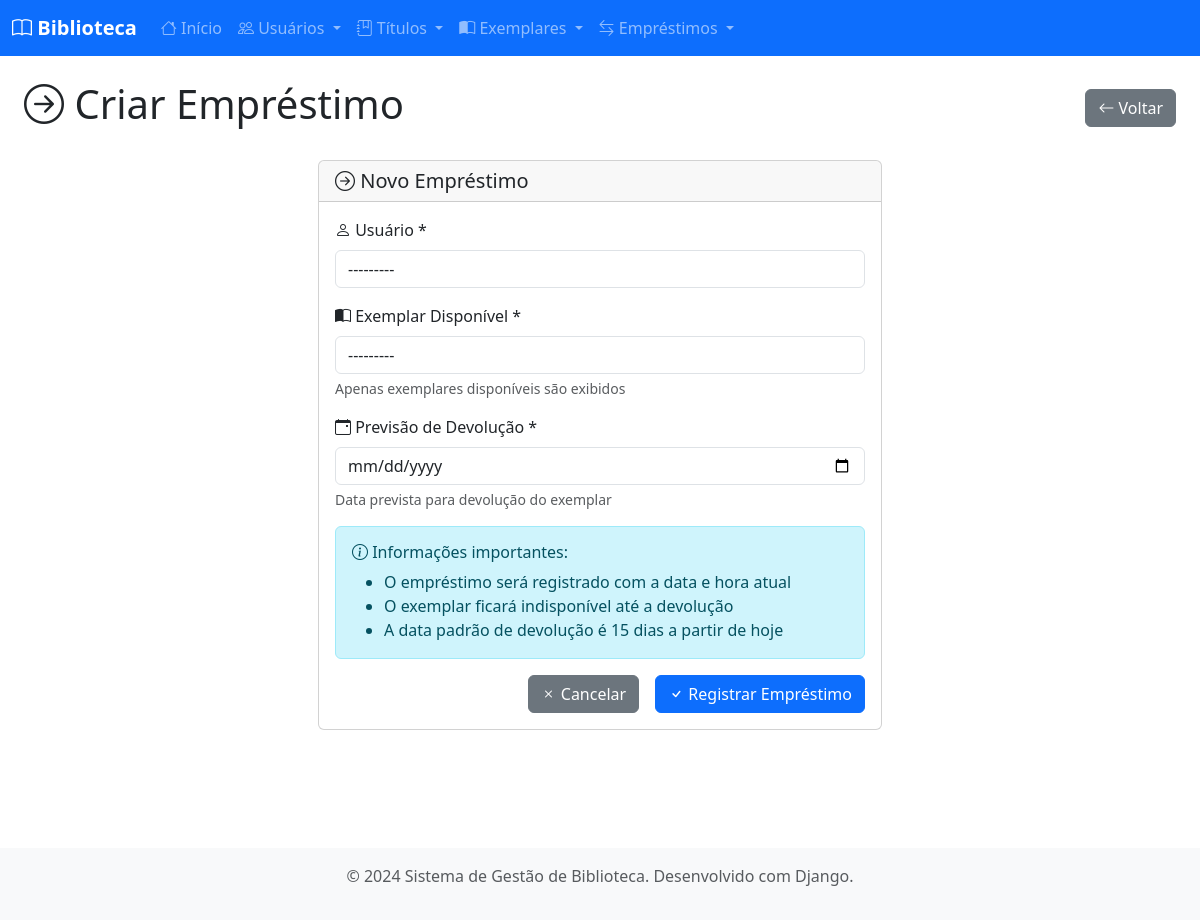
The page /emprestimos/novo/ on the database as committed earlier.
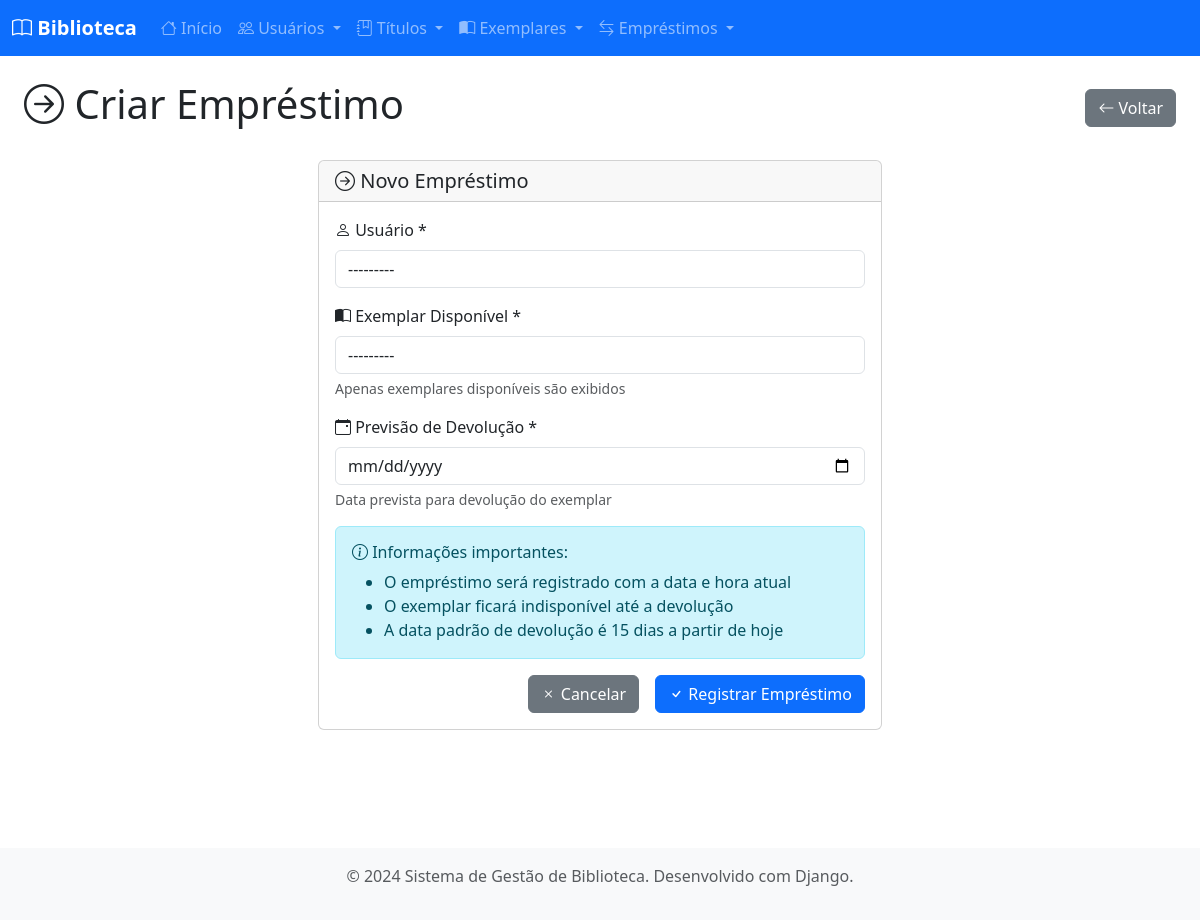
The same page on the database as committed later.
### biblioteca/models.py (models this page shows, shortened)
class Exemplar(models.Model):
    id_exemplar = models.AutoField(primary_key=True)
    id_titulo = models.ForeignKey(Titulo, on_delete=models.CASCADE, related_name='exemplares')
    data_aquisicao = models.DateField()
    qrcode_data = models.TextField(blank=True)
    disponivel = models.BooleanField(default=True)
    def __str__(self):
        return f"Exemplar {self.id_exemplar} - {self.id_titulo.nome}"
    class Meta:
        verbose_name = "Exemplar"
        verbose_name_plural = "Exemplares"

### biblioteca/views.py (the view)
# urls.py: path('emprestimos/novo/', views.emprestimo_create, name='emprestimo_create'),
def emprestimo_create(request):
    if request.method == 'POST':
        form = EmprestimoForm(request.POST)
        if form.is_valid():
            form.save()
            messages.success(request, 'Empréstimo criado com sucesso!')
            return redirect('emprestimo_list')
    else:
        form = EmprestimoForm()
    return render(request, 'biblioteca/emprestimo_form.html', {
        'form': form,
        'title': 'Criar Empréstimo'
    })

### biblioteca/forms.py
class EmprestimoForm(forms.ModelForm):
    class Meta:
        model = Emprestimo
        fields = ['id_usuario', 'id_exemplar', 'previsao_devolucao']
        widgets = {
            'id_usuario': forms.Select(attrs={'class': 'form-control'}),
            'id_exemplar': forms.Select(attrs={'class': 'form-control'}),
            'previsao_devolucao': forms.DateInput(attrs={'class': 'form-control', 'type': 'date'}),
        }
    def __init__(self, *args, **kwargs):
        super().__init__(*args, **kwargs)
        self.fields['id_exemplar'].queryset = Exemplar.objects.filter(disponivel=True)
        if not self.instance.pk:
            self.fields['previsao_devolucao'].initial = timezone.now().date() + timedelta(days=15)

### biblioteca/models.py (called while the page is built)
    def __str__(self):
        return self.nome

### biblioteca/templates/biblioteca/emprestimo_form.html (shortened to what this page needs)
{% extends 'biblioteca/base.html' %}
{% block content %}
<div class="container-fluid">
    <div class="row">
        <div class="col-12">
            <div class="d-flex justify-content-between align-items-center mb-4">
                <h1>
                    <i class="bi bi-arrow-right{% if emprestimo %}-square{% else %}-circle{% endif %}"></i> {{ title }}
                </h1>
                <a href="{% url 'emprestimo_list' %}" class="btn btn-secondary">
                    <i class="bi bi-arrow-left"></i> Voltar
                </a>
            </div>
        </div>
    </div>
    <div class="row justify-content-center">
        <div class="col-md-8 col-lg-6">
            <div class="card">
                <div class="card-header">
                    <h5 class="card-title mb-0">
                        {% if emprestimo %}
                            <i class="bi bi-arrow-right-square"></i> Editar Empréstimo
                        {% else %}
                            <i class="bi bi-arrow-right-circle"></i> Novo Empréstimo
                        {% endif %}
                    </h5>
                </div>
                <div class="card-body">
                    <form method="post">
                        <div class="mb-3">
                            <label for="{{ form.id_usuario.id_for_label }}" class="form-label">
                                <i class="bi bi-person"></i> Usuário *
                            </label>
                            {{ form.id_usuario }}
                        </div>
                        <div class="mb-3">
                            <label for="{{ form.id_exemplar.id_for_label }}" class="form-label">
                                <i class="bi bi-book-half"></i> Exemplar Disponível *
                            </label>
                            {{ form.id_exemplar }}
                            <div class="form-text">Apenas exemplares disponíveis são exibidos</div>
                        </div>
                        <div class="mb-3">
                            <label for="{{ form.previsao_devolucao.id_for_label }}" class="form-label">
                                <i class="bi bi-calendar-event"></i> Previsão de Devolução *
                            </label>
                            {{ form.previsao_devolucao }}
                            <div class="form-text">Data prevista para devolução do exemplar</div>
                        </div>
                        <div class="alert alert-info">
                            <h6 class="alert-heading">
                                <i class="bi bi-info-circle"></i> Informações importantes:
                            </h6>
                            <ul class="mb-0">
                                <li>O empréstimo será registrado com a data e hora atual</li>
                                <li>O exemplar ficará indisponível até a devolução</li>
                                <li>A data padrão de devolução é 15 dias a partir de hoje</li>
                            </ul>
                        </div>
                        <div class="d-grid gap-2 d-md-flex justify-content-md-end">
                            <a href="{% url 'emprestimo_list' %}" class="btn btn-secondary me-md-2">
                                <i class="bi bi-x"></i> Cancelar
                            </a>
                            <button type="submit" class="btn btn-primary">
                                <i class="bi bi-check"></i>
                                {% if emprestimo %}Atualizar{% else %}Registrar{% endif %} Empréstimo
                            </button>
                        </div>
                    </form>
                </div>
            </div>
        </div>
    </div>
</div>
{% endblock %}

Rows that differ between the two databases and show on the page:
now on this page (row edited): Exemplar: id_exemplar "---------"
Other text that changed with them:
form field id_exemplar: "---------" → (not shown)
